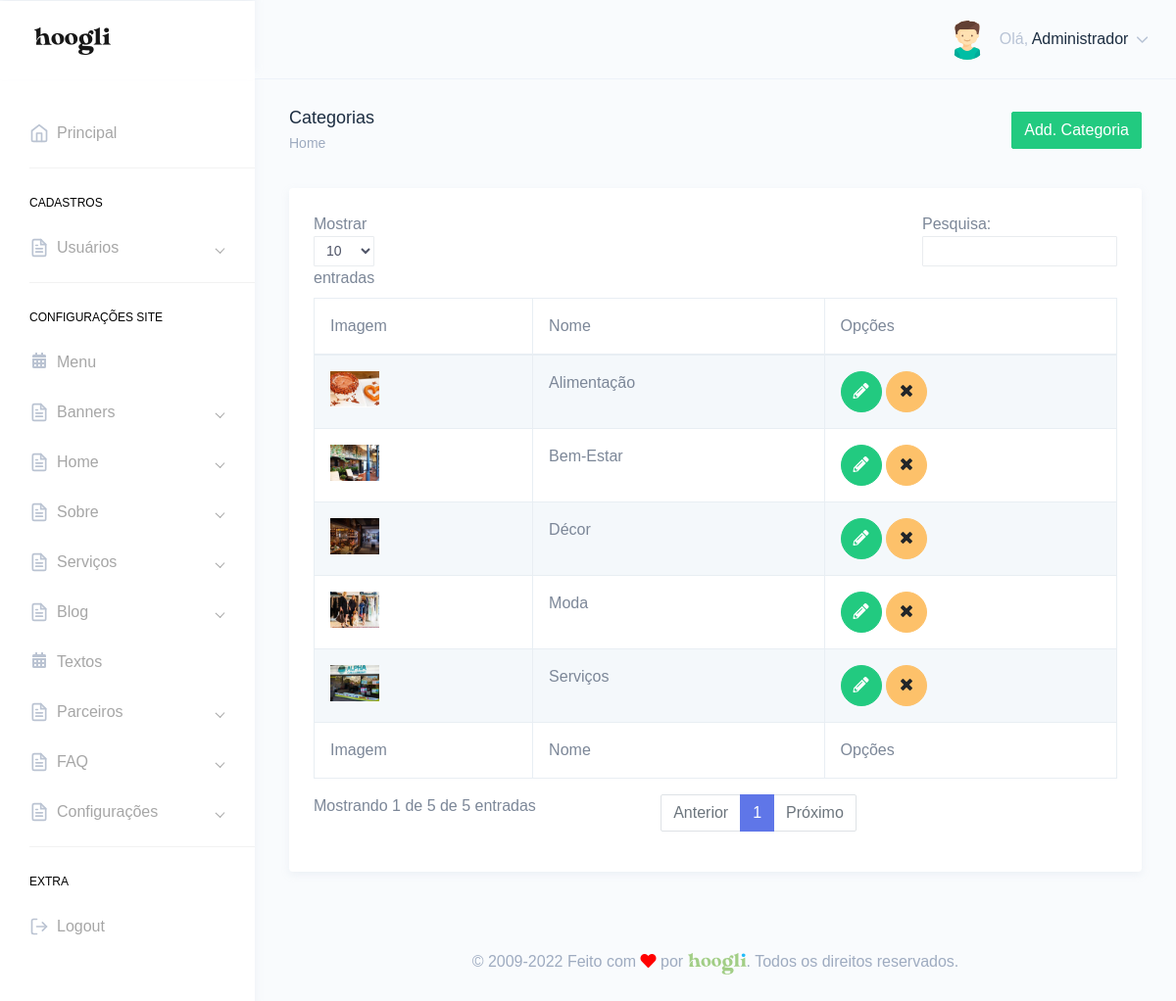
Page /painel/categorias.php (signed in) on the committed database.
### tables this page shows
CREATE TABLE `tbl_usuarios` (
  `id` int(11) NOT NULL,
  `nome` varchar(250) DEFAULT NULL,
  `email` varchar(250) DEFAULT NULL,
  `telefone` varchar(250) DEFAULT NULL,
  `endereco` varchar(250) DEFAULT NULL,
  `cpf` varchar(100) DEFAULT NULL,
  `login` varchar(100) DEFAULT NULL,
  `senha` varchar(100) DEFAULT NULL,
  `foto` varchar(250) DEFAULT NULL,
  `id_cargo` int(11) DEFAULT NULL,
  `sexo` varchar(2) DEFAULT NULL,
  `perm_cad_usuario` varchar(2) DEFAULT NULL,
  `perm_relatorio` varchar(2) DEFAULT NULL,
  `perm_add_usuario` varchar(2) DEFAULT NULL,
  `perm_edit_usuario` varchar(2) DEFAULT NULL,
  `perm_del_usuario` varchar(2) DEFAULT NULL,
  `perm_cad_contato` varchar(2) DEFAULT NULL,
  `perm_edit_contato` varchar(2) DEFAULT NULL,
  `perm_del_contato` varchar(2) DEFAULT NULL,
  `perm_edit_contato_nf` varchar(3) DEFAULT NULL,
  `perm_pag_principal_rm` varchar(2) DEFAULT NULL,
  `perm_pag_principal_uc` varchar(2) DEFAULT NULL,
  `admin_geral` varchar(2) DEFAULT NULL,
  `data_frase` date DEFAULT NULL,
  `id_frase` int(11) DEFAULT NULL,
  `frase_lida` varchar(2) DEFAULT NULL
);

CREATE TABLE `tbl_categoria` (
  `id` int(11) NOT NULL,
  `nome` varchar(250) DEFAULT NULL,
  `foto` varchar(250) DEFAULT NULL,
  `url_amigavel` varchar(250) DEFAULT NULL,
  `icone` varchar(90) DEFAULT NULL,
  `link_cat` varchar(250) DEFAULT NULL
);

### Connection/con-pdo.php (called while the page is built, shortened)
<?php
$conInstanciada = '';
if(empty($conInstanciada)) {
	class Conexao {
		private static $pdo;
		public static function getInstance() {
		if (!isset(self::$pdo)) {
		 try {
		  $opcoes = array(PDO::MYSQL_ATTR_INIT_COMMAND => 'SET NAMES utf8', PDO::ATTR_PERSISTENT => TRUE);
		  self::$pdo = new PDO("mysql:host=" . HOST . "; dbname=" . DBNAME . "; charset=" . CHARSET . ";", USER, PASSWORD, $opcoes);
		  self::$pdo->setAttribute(PDO::ATTR_ERRMODE, PDO::ERRMODE_EXCEPTION);
		 } catch (PDOException $e) {
		  print "Erro: " . $e->getMessage();
		 }
		}
		return self::$pdo;
		}
	}
}

### Class/acesso.class.php (called while the page is built, shortened)
<?php
$AcessoInstanciada = '';
if(empty($AcessoInstanciada)) {
	if(file_exists('Connection/conexao.php')) {
		require_once('Connection/con-pdo.php');
		require_once('Class/funcoes.php');
	} else {
		require_once('../Connection/con-pdo.php');
		require_once('../Class/funcoes.php');
	}
	class Acesso {
		private $pdo = null;
		private static $Acesso = null;
		private function __construct($conexao){
			$this->pdo = $conexao;
		}
		public static function getInstance($conexao){
			if (!isset(self::$Acesso)):
				self::$Acesso = new Acesso($conexao);
			endif;
			return self::$Acesso;
		}
		function rsDados($id='', $idCargo='', $orderBy='', $limite='') {
			$sqlLimite = '';
			$sqlOrdem = '';
			$sql = '';
			$nCampos = 0;
			if(!empty($id)) {
				$sql .= " and id = ?";
				$nCampos++;
				$campo[$nCampos] = $id;
			}
			try{
				$sql = "SELECT * FROM tbl_usuarios where 1=1 $sql $sqlOrdem $sqlLimite";
				$stm = $this->pdo->prepare($sql);
				for($i=1; $i<=$nCampos; $i++) {
					$stm->bindValue($i, $campo[$i]);
				}
				$stm->execute();
				$rsDados = $stm->fetchAll(PDO::FETCH_OBJ);
				if($id <> '' or $limite == 1) {
					return($rsDados[0]);
				} else {
					return($rsDados);
				}
			} catch(PDOException $erro){
				echo $erro->getMessage();
			}
		}
	}
}

### painel/verifica.php (called while the page is built, shortened)
<?php
include "../Class/acesso.class.php";
$verificaRestrito = Acesso::getInstance(Conexao::getInstance());
include "../Class/categorias.class.php";
$categorias = Categorias::getInstance(Conexao::getInstance());
$verificaRestrito->restritoAdmin();
$dadosUsuarioLogado = $verificaRestrito->rsDados($_SESSION['dadosLogado']->id);
?>

### Class/funcoes.php (called while the page is built, shortened)
<?php
  function icone_genero($genero) {
    switch ($genero) {
      case "M": return "assets/images/avatars/boy.svg"; break;
    }
  }
?>

### Class/categorias.class.php (called while the page is built, shortened)
<?php
$CategoriasInstanciada = '';
if(empty($CategoriasInstanciada)) {
	if(file_exists('Connection/conexao.php')) {
		require_once('Connection/con-pdo.php');
		require_once('Class/funcoes.php');
	} else {
		require_once('../Connection/con-pdo.php');
		require_once('../Class/funcoes.php');
	}
	class Categorias {
		private $pdo = null;
		private static $Categorias = null;
		private function __construct($conexao){
			$this->pdo = $conexao;
		}
		public static function getInstance($conexao){
			if (!isset(self::$Categorias)):
				self::$Categorias = new Categorias($conexao);
			endif;
			return self::$Categorias;
		}
		function rsDados($id='', $orderBy='', $limite='', $url_amigavel='') {
			$nCampos = 0;
			$sql = '';
			$sqlOrdem = '';
			$sqlLimite = '';
			try{
				$sql = "SELECT * FROM tbl_categoria where 1=1 $sql $sqlOrdem $sqlLimite";
				$stm = $this->pdo->prepare($sql);
				for($i=1; $i<=$nCampos; $i++) {
					$stm->bindValue($i, $campo[$i]);
				}
				$stm->execute();
				$rsDados = $stm->fetchAll(PDO::FETCH_OBJ);
				if($id <> '' or $limite == 1) {
					return($rsDados[0]);
				} else {
					return($rsDados);
				}
			} catch(PDOException $erro){
				echo $erro->getMessage();
			}
		}
	}
}

### painel/categorias.php (the view, shortened to what this page needs)
<?php include "verifica.php";
$puxaCategorias = $categorias->rsDados();
?>
<!DOCTYPE html>
<html dir="ltr" lang="pt-br">
<head>
    <link href="dist/css/style.min.css" rel="stylesheet">
</head>
<body>
    <div id="main-wrapper" data-theme="light" data-layout="vertical" data-navbarbg="skin6" data-sidebartype="full" data-sidebar-position="fixed" data-header-position="fixed" data-boxed-layout="full">
      <?php include "header.php";?>
       <?php include "inc-menu-lateral.php";?>
        <div class="page-wrapper">
            <div class="page-breadcrumb">
                <div class="row">
                    <div class="col-7 align-self-center">
                        <h4 class="page-title text-truncate text-dark font-weight-medium mb-1">Categorias</h4>
                        <div class="d-flex align-items-center">
                            <nav aria-label="breadcrumb">
                                <ol class="breadcrumb m-0 p-0">
                                    <li class="breadcrumb-item"><a href="." class="text-muted">Home</a></li>
                                </ol>
                            </nav>
                        </div>
                    </div>
                    <div class="col-5 align-self-center">
                        <a href="add-categoria.php" class="btn btn-success float-right">Add. Categoria</a>
                    </div>
                </div>
            </div>
            <div class="container-fluid">
                <div class="row">
                    <div class="col-12">
                        <div class="card">
                            <div class="card-body">
                                <div class="table-responsive">
                                    <table id="zero_config" class="table table-striped table-bordered no-wrap">
                                        <thead>
                                            <tr>
                                                <th>Imagem</th>
                                                <th>Nome</th>
                                                <th>Opções</th>
                                            </tr>
                                        </thead>
                                        <tbody>
                                            <?php
                                            if(count($puxaCategorias) > 0){
                                            foreach($puxaCategorias as $categoria){?>
                                            <tr>
                                                <td>
                                                    <?php if(isset($categoria->foto) && !empty($categoria->foto)){?>
                                                    <img src="../img/<?php echo $categoria->foto;?>" width="50">
                                                    <?php }?>
                                                    </td>
                                                <td><?php echo $categoria->nome;?></td>
                                                <td>
                                                    <a href="editar-categoria.php?id=<?php echo $categoria->id;?>" class="btn btn-success btn-circle"><i class="fas fa-pencil-alt"></i></a>
                                                    <a href="categorias.php?id=<?php echo $categoria->id;?>&acao=excluirCategoria" class="btn btn-warning btn-circle"><i class="fa fa-times"></i></a>
                                                </td>
                                            </tr>
                                            <?php } }?>
                                        </tbody>
                                        <tfoot>
                                            <tr>
                                                <th>Imagem</th>
                                                <th>Nome</th>
                                                <th>Opções</th>
                                            </tr>
                                        </tfoot>
                                    </table>
                                </div>
                            </div>
                        </div>
                    </div>
                </div>
            </div>
        <?php include "footer.php";?>
        </div>
    </div>
</body>
</html>

### painel/header.php (shortened to what this page needs)
<header class="topbar" data-navbarbg="skin6">
            <nav class="navbar top-navbar navbar-expand-md">
                <div class="navbar-header" data-logobg="skin6">
                    <div class="navbar-brand">
                        <a href=".">
                            <span class="logo-text">
                                <img src="assets/images/hoogli_logo.png" alt="homepage" class="dark-logo" />
                            </span>
                        </a>
                    </div>
                </div>
                <div class="navbar-collapse collapse" id="navbarSupportedContent">
                    <ul class="navbar-nav float-right">
                        <li class="nav-item dropdown">
                            <a class="nav-link dropdown-toggle" href="javascript:void(0)" data-toggle="dropdown"
                                aria-haspopup="true" aria-expanded="false">
                                <?php if(!empty($dadosUsuarioLogado->foto)){?>
                                <img src="../img/<?php echo $dadosUsuarioLogado->foto;?>" alt="<?php echo $dadosUsuarioLogado->nome;?>" class="rounded-circle" width="40">
                                <?php }else{?>
                                <img src="<?php echo icone_genero($dadosUsuarioLogado->sexo);?>" alt="<?php echo $dadosUsuarioLogado->nome;?>" class="rounded-circle" width="40">
                                <?php }?>
                                <span class="ml-2 d-none d-lg-inline-block"><span>Olá,</span> <span
                                        class="text-dark"><?php echo $dadosUsuarioLogado->nome;?></span> <i data-feather="chevron-down"
                                        class="svg-icon"></i></span>
                            </a>
                        </li>
                    </ul>
                </div>
            </nav>
        </header>

### painel/inc-menu-lateral.php (shortened to what this page needs)
<aside class="left-sidebar" data-sidebarbg="skin6">
    <div class="scroll-sidebar" data-sidebarbg="skin6">
        <nav class="sidebar-nav">
            <ul id="sidebarnav">
                <li class="sidebar-item"> <a class="sidebar-link sidebar-link" href="." aria-expanded="false"><i
                            data-feather="home" class="feather-icon"></i><span class="hide-menu">Principal</span></a>
                </li>
                <li class="list-divider"></li>
                <li class="nav-small-cap"><span class="hide-menu">Cadastros</span></li>
                <li class="sidebar-item">
                    <a class="sidebar-link has-arrow" href="javascript:void(0)" aria-expanded="false">
                        <i data-feather="file-text" class="feather-icon"></i>
                        <span class="hide-menu">Usuários </span>
                    </a>
                </li>
                <li class="list-divider"></li>
                <li class="nav-small-cap"><span class="hide-menu">Configurações Site</span></li>
                <li class="sidebar-item">
                    <a class="sidebar-link sidebar-link" href="menus.php" aria-expanded="false">
                        <i class="fas fa-calendar-alt"></i>
                        <span class="hide-menu">Menu</span>
                    </a>
                </li>
                <li class="sidebar-item"> <a class="sidebar-link has-arrow" href="javascript:void(0)"
                        aria-expanded="false"><i data-feather="file-text" class="feather-icon"></i><span
                            class="hide-menu">Banners </span></a>
                </li>
                <li class="sidebar-item"> <a class="sidebar-link has-arrow" href="javascript:void(0)"
                        aria-expanded="false"><i data-feather="file-text" class="feather-icon"></i><span
                            class="hide-menu">Home </span></a>
                </li>
                <li class="sidebar-item"> <a class="sidebar-link has-arrow" href="javascript:void(0)"
                        aria-expanded="false"><i data-feather="file-text" class="feather-icon"></i><span
                            class="hide-menu">Sobre </span></a>
                </li>
                <li class="sidebar-item"> <a class="sidebar-link has-arrow" href="javascript:void(0)"
                        aria-expanded="false"><i data-feather="file-text" class="feather-icon"></i><span
                            class="hide-menu">Serviços </span></a>
                </li>
                <li class="sidebar-item"> <a class="sidebar-link has-arrow" href="javascript:void(0)"
                        aria-expanded="false"><i data-feather="file-text" class="feather-icon"></i><span
                            class="hide-menu">Blog </span></a>
                </li>
                <li class="sidebar-item">
                    <a class="sidebar-link sidebar-link" href="textos.php" aria-expanded="false">
                        <i class="fas fa-calendar-alt"></i>
                        <span class="hide-menu">Textos</span>
                    </a>
                </li>
                 <li class="sidebar-item"> <a class="sidebar-link has-arrow" href="javascript:void(0)"
                                aria-expanded="false"><i data-feather="file-text" class="feather-icon"></i><span
                                    class="hide-menu">Parceiros </span></a>
                        </li>
                 <li class="sidebar-item"> <a class="sidebar-link has-arrow" href="javascript:void(0)"
                                aria-expanded="false"><i data-feather="file-text" class="feather-icon"></i><span
                                    class="hide-menu">FAQ </span></a>
                        </li>
                <li class="sidebar-item"> <a class="sidebar-link has-arrow" href="javascript:void(0)"
                        aria-expanded="false"><i data-feather="file-text" class="feather-icon"></i><span
                            class="hide-menu">Configurações </span></a>
                </li>
                <li class="list-divider"></li>
                <li class="nav-small-cap"><span class="hide-menu">Extra</span></li>
                <li class="sidebar-item"> <a class="sidebar-link sidebar-link" href="login.php?acao=logout"
                        aria-expanded="false"><i data-feather="log-out" class="feather-icon"></i><span
                            class="hide-menu">Logout</span></a></li>
            </ul>
        </nav>
    </div>
</aside>

### painel/footer.php
<footer class="footer text-center text-muted">
                <p>© 2009-<?php echo date('Y');?> Feito com <i class="fa fa-heart fa-beat" style="color: red;"></i> por <span><a href="http://hoogli.com.br/" target="_blank"><img src="assets/images/hoogli_logo.svg" width="60" alt="Hoogli-Marketing-Digital-Brasilia-(61)-3436-1999" style="margin-top: 3px;"></a></span>. Todos os direitos reservados.</p>
</footer>

### rows in the picture
tbl_usuarios: nome "Administrador"
tbl_categoria: foto (picture), nome "Alimentação"
tbl_categoria: foto (picture), nome "Bem-Estar"
tbl_categoria: foto (picture), nome "Décor"
tbl_categoria: foto (picture), nome "Moda"
tbl_categoria: foto (picture), nome "Serviços"
